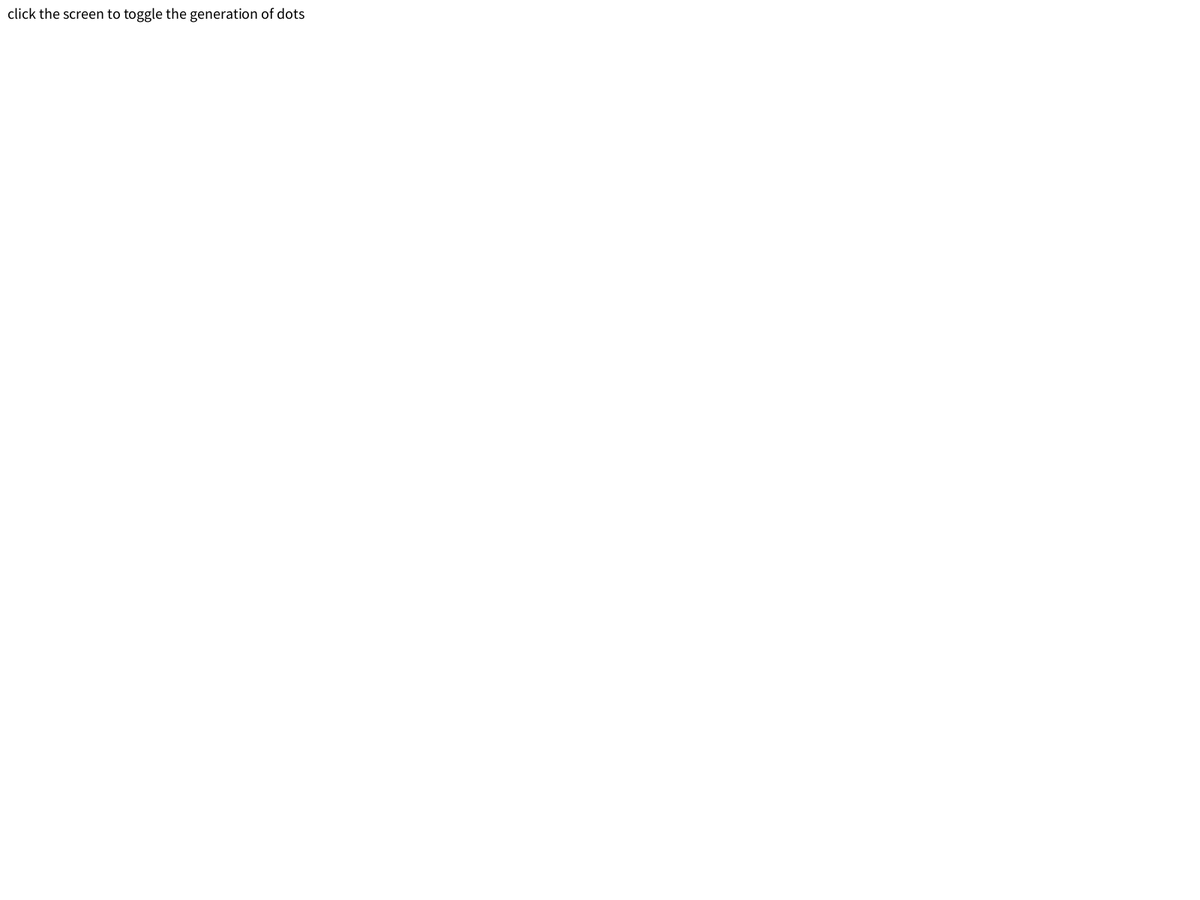
Frame 1 (no input)
Frame 60 (the mouse pressed at the canvas centre just before this capture): identical to frame 1, image omitted
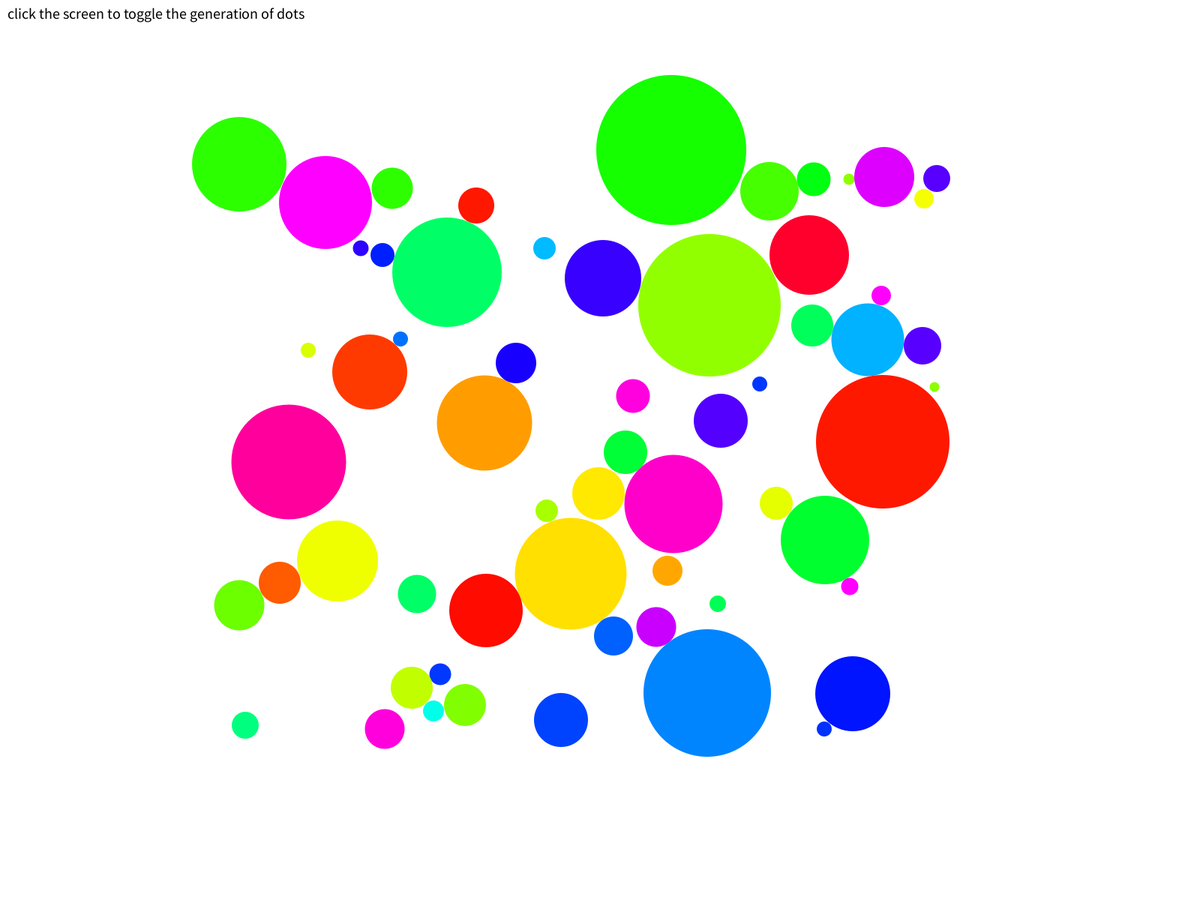
Frame 120 (the mouse held since frame 60 and released just before this capture)

The Processing sketch that drew these frames (run headless with seeded random() and noise(); from frame 60 on, the mouse is pressed at the canvas centre):

// Processing sketch: sketch_2_4
// ── sketch_2_4.pde
/* This script creates a similar images to the art piece called red dots by Yayoi Kusama
 * By Jesse Visser and Jonathan Matarazzi
 */

ArrayList<Dot> dots = new ArrayList<Dot>();
int xBorder, yBorder, minSize, maxSize;
boolean running = false;

// setup scene
void setup() {
  xBorder = 300;
  yBorder = 200;
  minSize = 10;
  maxSize = height/6;
  fullScreen();
  colorMode(HSB);
  background(255);
  noStroke();
  textSize(20);
  fill(0);
  text("click the screen to toggle the generation of dots", 10, 25);
}

// runs a while loop that draws dots to the screen
void draw() { 
  int count = 0;
  while (running == true && count < 1000) {
    boolean overlap = false;

    // select a random position for the dot within the given borders
    int x = (int) random(xBorder, width-xBorder);
    int y = (int) random(yBorder, height-yBorder);

    // determine the size of the dot
    int size = x;
    if (y < size) size = y;
    if (height-y < size) size = height-y;
    if (width-x < size) size = width-x;
    if (size > maxSize) size = (int)random(minSize, maxSize);

    // check if the dot does not overlap with any other dot
    for (Dot dot : dots) {
      if (dot.overlap(x, y)) {
        overlap = true;
        break;
      }

      //make the dots touch
      int dotDist = dot.distance(x, y)*2;
      if (dotDist < size) size = dotDist;
    }

    // generate new position and size if overlapping, else draw the dot
    count++;
    if (overlap) continue;
    dots.add(new Dot(x, y, size, minSize));
    break;
  }
}

// toggle the generation of dots by clicking on the screen
void mousePressed() {
  running = !running;
}

// ── Dot.pde
/* Dot class to display dot and save its position
 * contains functions to calculate distance and check for overlap
 */

class Dot {
  int x, y, size, minSize;
  color dColor;
  
  // Instantiate dot class
  Dot(int x, int y, int size, int minSize) {
    this.x = x;
    this.y = y;
    this.size = size;
    this.minSize = minSize;
    this.dColor = color(random(0, 255), 255, 255);
    fill(dColor);
    ellipse(x, y, size, size);
  }

  // Checks for overlap with new point
  boolean overlap(int x, int y) {
    return (dist(x, y, this.x, this.y) <= this.size/2+minSize);
  }

  // Calculate from dot to new point
  int distance(int x, int y) {
    return (int) dist(x, y, this.x, this.y) - this.size/2;
  }
}
